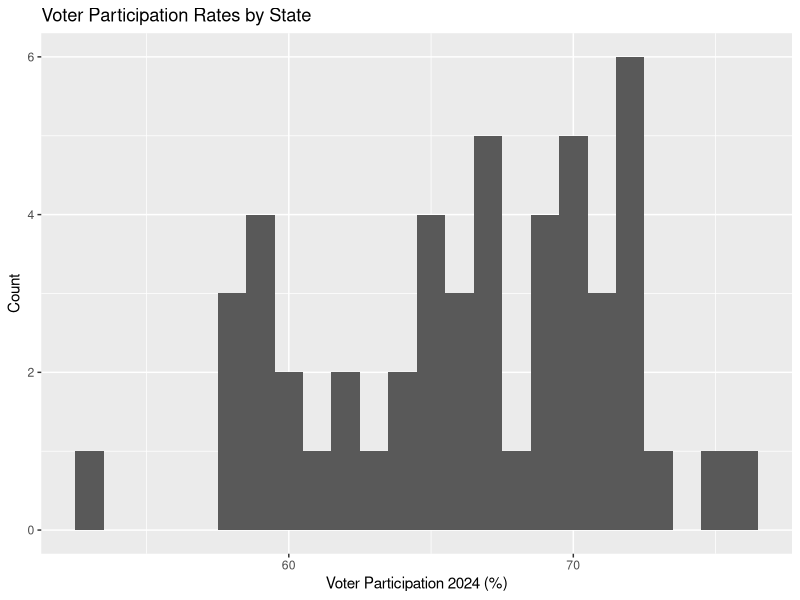
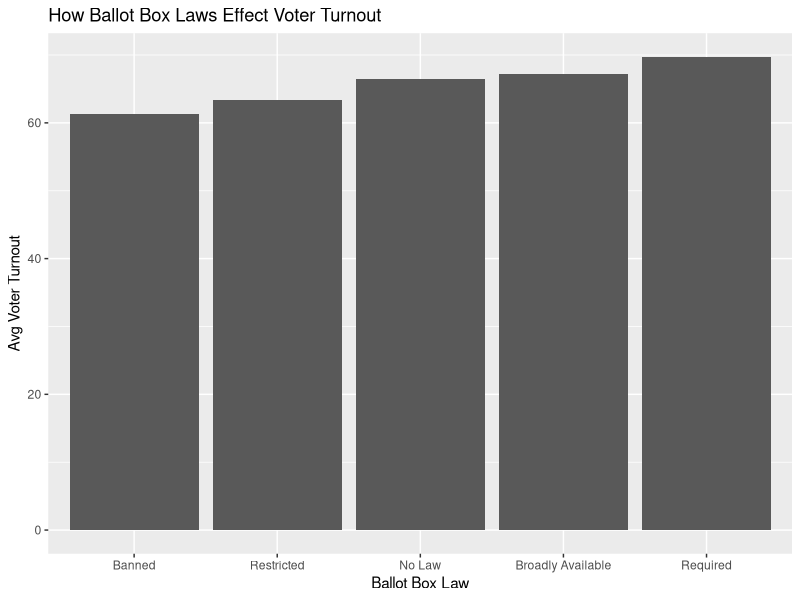

R code for these plots, in order:
## ---- chunk 1
library(tidyverse)
## ---- chunk 2
ballot <- read.table(text = "
State Ballot_Box_Law Voter_Participation_2024
AL No_Law 58.7
AK No_Law 62.1
AZ Broadly_Available 61.7
AR Banned 52.8
CA Required 64.7
CO Required 70.1
CT Broadly_Available 66.3
DE Broadly_Available 69.8
FL Restricted 60.3
GA Restricted 64.4
HI Broadly_Available 58.5
ID Broadly_Available 65.2
IL Broadly_Available 65.9
IN Restricted 60.7
IA Restricted 71.8
KS No_Law 70.7
KY Required 67.7
LA Restricted 58.0
ME Broadly_Available 67.1
MD Required 71.1
MA Broadly_Available 68.9
MI Required 72.3
MN Broadly_Available 75.9
MS Banned 68.9
MO Banned 69.5
MT No_Law 69.2
NE Broadly_Available 67.4
NV Required 66.9
NH No_Law 71.9
NJ Required 72.5
NM Required 66.0
NY Broadly_Available 59.2
NC Restricted 64.6
ND Broadly_Available 71.2
OH Restricted 67.4
OK Banned 59.7
OR Required 75.3
PA Broadly_Available 69.7
RI Required 70.0
SC Restricted 62.7
SD Banned 58.9
TN Restricted 64.8
TX Banned 57.9
UT Required 66.9
VT Broadly_Available 71.7
VA Required 72.9
WA Required 70.0
WV Restricted 59.5
WI Broadly_Available 72.2
WY Broadly_Available 63.8
", header = TRUE) 
## ---- chunk 3
ggplot(data = ballot, 
       mapping = aes(x = Voter_Participation_2024)) +
  geom_histogram(binwidth = 1) +
labs(title = "Voter Participation Rates by State",
     x = "Voter Participation 2024 (%)",
     y = "Count")
## ---- chunk 4
ballot_summary <- ballot |>
  group_by(Ballot_Box_Law) |>
  summarize(
    avg_turnout = mean(Voter_Participation_2024, na.rm = TRUE),
    .groups = "drop"
  ) |>
  mutate(Ballot_Box_Law = recode(Ballot_Box_Law,
                                 "No_Law" = "No Law",
                                 "Broadly_Available" = "Broadly Available"))

## ---- chunk 5
Ballot_Plot <- ballot_summary |>
  ggplot(mapping = aes(x = fct_reorder(Ballot_Box_Law, avg_turnout),
                       y = avg_turnout)) +
  geom_bar(stat = "identity") +
  labs(x = "Ballot Box Law",
       y = "Avg Voter Turnout",
       title = "How Ballot Box Laws Effect Voter Turnout")
Ballot_Plot
## ---- chunk 6
ballot_summary_table <- ballot_summary |>
  arrange(avg_turnout) |>
  rename("Ballot Box Availability" = Ballot_Box_Law,
         "Average Voter Turnout" = avg_turnout)

knitr::kable(ballot_summary_table, digits = 2)
## ---- chunk 7
fit <- lm(Voter_Participation_2024 ~ Ballot_Box_Law, data = ballot)
fit

library(broom)
tidy(fit) |>
  knitr::kable(digits = 3)
